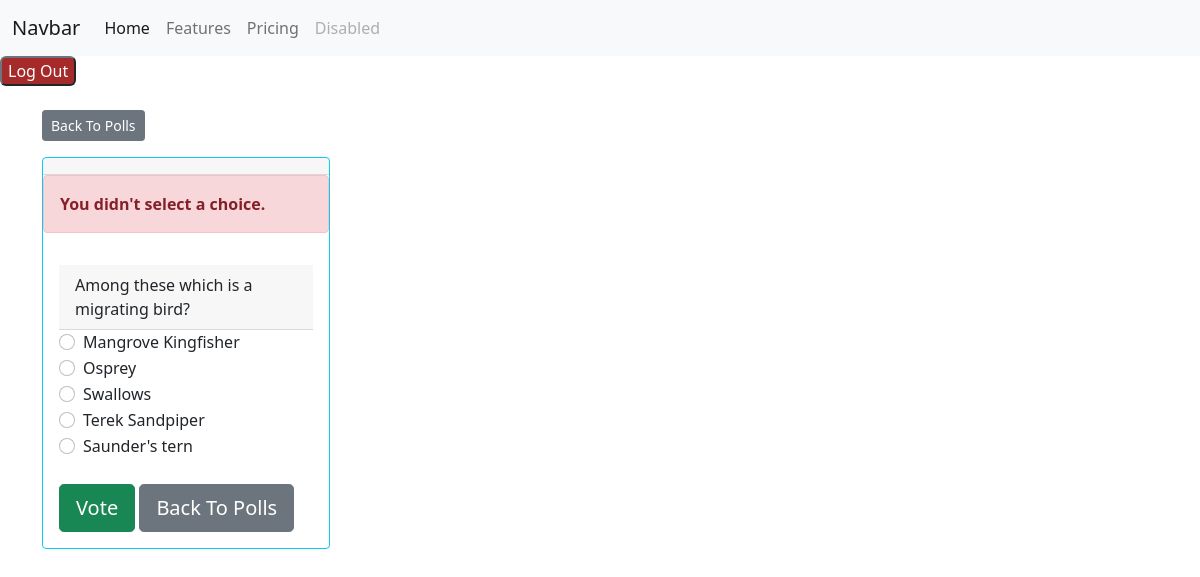
/polls/82/vote/, run on the app's committed database.
### polls/models.py (models this page shows, shortened)
class Question(models.Model):
    question_text = models.CharField(max_length=255, null=True, blank=True)
    poll = models.ForeignKey('Poll', on_delete=models.SET_NULL, null=True, blank=True)
    pub_date = models.DateTimeField("date published",default=timezone.now)
    posted_by = models.ForeignKey(User, on_delete=models.SET_NULL, null=True, blank=True)
    timestamp = models.DateTimeField(default=timezone.now)

class Choice(models.Model):
    question = models.ForeignKey(Question, on_delete=models.CASCADE)
    choice_text = models.CharField(max_length=255, null=True, blank=True)
    votes = models.IntegerField(default=0)
    voter = models.ForeignKey(User, on_delete=models.SET_NULL, related_name="votes", null=True, blank=True)
    timestamp = models.DateTimeField(default=timezone.now)

### polls/views.py (the view, shortened to what this page needs)
# urls.py: path("<int:question_id>/vote/", views.vote, name="vote"),
def vote(request, question_id):
    question = get_object_or_404(Question, pk=question_id)
    choices = question.choice_set.all()
    try:
        selected_choice = question.choice_set.get(pk=request.POST["choice"])
    except (KeyError, Choice.DoesNotExist):
        return render(
            request,
            "polls/detail.html",
            {
                "question": question,
                "error_message": "You didn't select a choice.",
            },
        )

### polls/templates/polls/detail.html (shortened to what this page needs)
{% extends 'base.html' %}
    {% block content %}
    <a class="btn btn-secondary btn-sm mb-3 mt-4" href="{% url 'polls:index' %}">Back To Polls</a>
    <div class="card border-info mb-3" style="max-width: 18rem;">
        <div class="card-header">{{ question.question }}</div>
        {% if error_message %}
        <p class="alert alert-danger">
            <strong>{{ error_message }}</strong>
        </p>
        {% endif %}
        <div class="card-body">
            <form action="{% url 'polls:vote' question.id %}" method="post">
                <div class="card-header">{{ question.question_text }}</div>
                {% for choice in question.choice_set.all %}
                <div class="form-check">
                    <input type="radio" name="choice" class="form-check-input" id="choice{{ forloop.counter }}"
                        value="{{ choice.id }}" />
                    <label for="choice{{ forloop.counter }}">{{ choice.choice_text }}</label>
                </div>
                {% endfor %}
                {%if voted %}
                You voted Already -  {{voted.choice}}
                {%else%}
               <input type="submit" value="Vote" class="btn btn-success btn-lg btn-block mt-4" />
               <a class="btn btn-secondary btn-block btn-lg mt-4" href="{% url 'polls:index' %}">Back To Polls</a>
                {%endif%}
            </form>
        </div>
{% endblock %}

### data on the page
Question: question_text "Among these which is a migrating bird?"
Choice: choice_text "Mangrove Kingfisher"
Choice: choice_text "Osprey"
Choice: choice_text "Swallows"
Choice: choice_text "Terek Sandpiper"
Choice: choice_text "Saunder's tern"

### other printed values
{{ error_message }} "You didn't select a choice."
